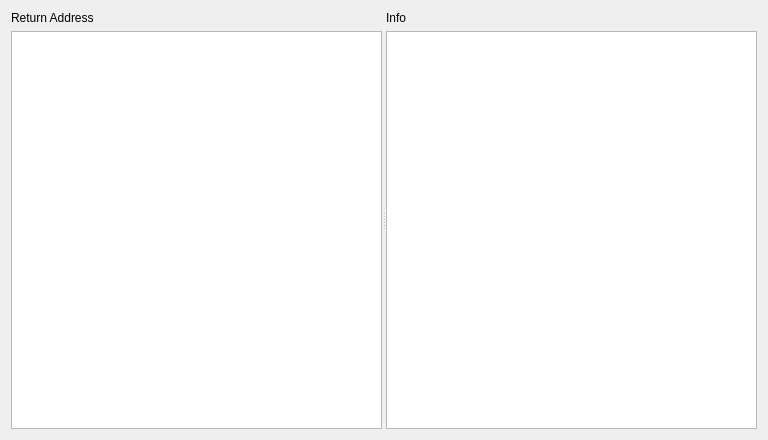
<?xml version="1.0" encoding="UTF-8"?>
<ui version="4.0">
 <class>Form</class>
 <widget class="QWidget" name="Form">
  <property name="geometry">
   <rect>
    <x>0</x>
    <y>0</y>
    <width>768</width>
    <height>440</height>
   </rect>
  </property>
  <property name="windowTitle">
   <string>StackTrace Information</string>
  </property>
  <layout class="QGridLayout" name="gridLayout">
   <item row="0" column="0">
    <widget class="QSplitter" name="splitter">
     <property name="orientation">
      <enum>Qt::Horizontal</enum>
     </property>
     <widget class="QWidget" name="">
      <layout class="QVBoxLayout" name="verticalLayout">
       <item>
        <widget class="QLabel" name="label">
         <property name="text">
          <string>Return Address</string>
         </property>
        </widget>
       </item>
       <item>
        <widget class="QListWidget" name="listWidget_ReturnAddresses"/>
       </item>
      </layout>
     </widget>
     <widget class="QWidget" name="">
      <layout class="QVBoxLayout" name="verticalLayout_2">
       <item>
        <widget class="QLabel" name="label_2">
         <property name="text">
          <string>Info</string>
         </property>
        </widget>
       </item>
       <item>
        <widget class="QTextBrowser" name="textBrowser_Info"/>
       </item>
      </layout>
     </widget>
    </widget>
   </item>
  </layout>
 </widget>
 <resources/>
 <connections/>
</ui>
